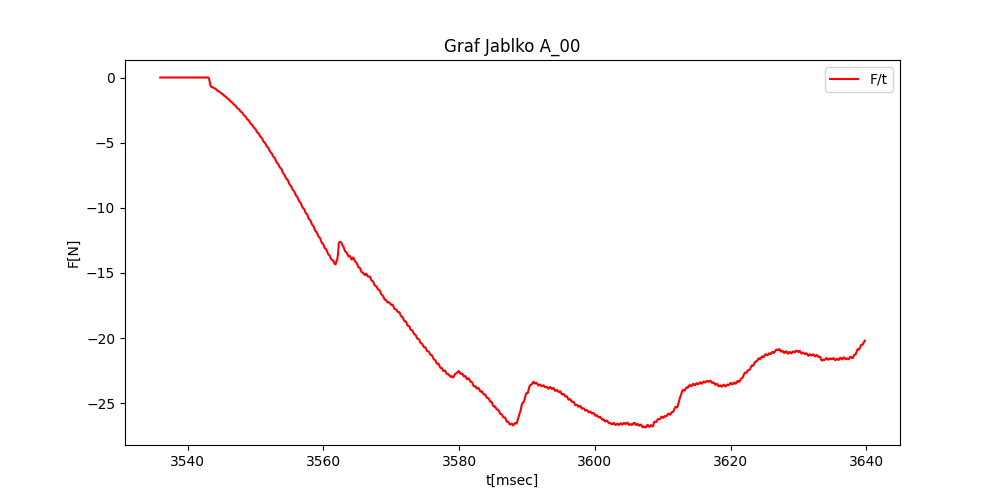

Reproduce this figure in Python.
# Importujeme moduly csv a matplotlib.pyplot
import csv
import matplotlib.pyplot as plt
import numpy as np
from scipy.interpolate import splrep, splev

# Otevřeme soubor CSV v režimu čtení
with open("C:\Test\A_00.csv", "r") as file:
    # Vytvoříme čtečku CSV, která bude číst data ze souboru
    reader = csv.reader(file, delimiter=";")
    # Přeskočíme první řádek, pokud obsahuje hlavičku
    next(reader)
    # Vytvoříme dva prázdné seznamy pro hodnoty X a Y
    X = []
    Y = []
    # Projdeme všechny řádky v souboru
    for row in reader:
        # Přidáme hodnotu X z prvního sloupce do seznamu X
        X.append(float(row[0]))
        # Přidáme hodnotu Y z druhého sloupce do seznamu Y
        Y.append(float(row[1]))

# Vytvoříme nový obrázek s rozměry 10 x 10 palců
plt.figure(figsize=(10, 5))
# Vytvoříme bodový graf z hodnot X a Y
plt.plot(X,Y, 'r-', label="F/t")
# Přidáme titulek grafu
plt.title("Graf Jablko A_00")
# Přidáme popisky os
plt.xlabel("t[msec]")
plt.ylabel("F[N]")
plt.legend()

# Převedeme hodnoty na čísla
X = np.array(X)
Y = np.array(Y)

# Vyhladíme data pomocí funkce convolve
window = np.ones(5) / 5  # Velikost okna pro vyhlazování
smoothed_Y = np.convolve(Y, window, mode='same')

# Vytvoříme nový obrázek s rozměry 10 x 5 palců
fig, (ax1, ax2) = plt.subplots(1, 2, figsize=(10, 5))

# Graf funkce
ax1.plot(X, Y, 'r-', label="F/t")
ax1.set_xlabel('t[msec]')
ax1.set_ylabel('F[N]')
ax1.set_title('Graf Jablko A_00')
ax1.legend()

# Vypočítáme derivaci pomocí np.diff
dYdX = np.diff(smoothed_Y) / np.diff(X)

# Přidáme první hodnotu derivace jako NaN, aby se zachovala délka polí
dYdX = np.insert(dYdX, 0, np.nan)

# Maskování špičky v datech derivace
mask = (dYdX > -20) & (dYdX < 20)  

# Použití masky pro zachování pouze platných datových bodů
filtered_dYdX = dYdX[mask]
filtered_X = X[mask]

# Vykreslení filtrovaných datových bodů derivace
ax2.plot(filtered_X, filtered_dYdX)
ax2.set_xlabel('deformace')
ax2.set_ylabel('derivace')
ax2.set_title('Průběh derivace')

plt.show()
